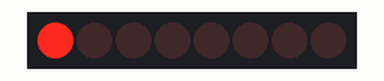
Bench run of a sketch on a simulated Arduino Uno, built with avr-gcc and run on an emulated ATmega328P. Parts: 8 shift-register outputs drawn as a row of LEDs (first output left, lit = HIGH). Wiring (from diagram.json): shift register (74HC595): data pin 2; shift clock pin 3; latch pin 4; row of LEDs: on Q0, Q1, Q2, Q3, Q4, Q5, Q6, Q7. Random numbers use the default seed unless the sketch sets one.

Above: at 0.05 s.
At 0.55 s:
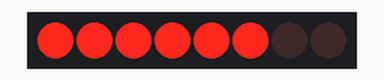
At 0.85 s:
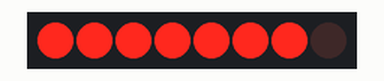
At 1.75 s:
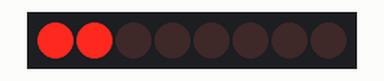
At 2.65 s:
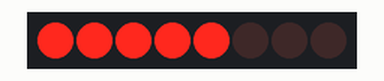
At 3.55 s:
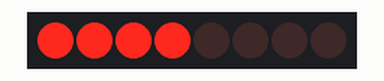
Timing chart, 0 to 3.9 s (numbered marks = the images above):
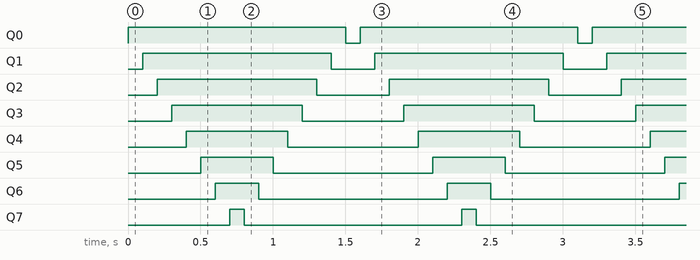

The sketch:

sketch.ino
```cpp
/*
SparkFun Inventor's Kit
Example sketch 14
SHIFT REGISTER
  Use a shift register to turn three pins into eight (or more!)
  outputs
  An integrated circuit ("IC"), or "chip", is a self-contained
  circuit built into a small plastic package. (If you look closely
  at your Arduino board you'll see a number of ICs.) There are
  thousands of different types of ICs available that you can use
  to perform many useful functions.
  The 74HC595 shift register in your kit is an IC that has eight
  digital outputs. To use these outputs, we'll use a new interface
  called SPI (Serial Peripheral Interface). It's like the TX and
  RX you're used to, but has an additional "clock" line that
  controls the speed of the data transfer. Many parts use SPI
  for communications, so the Arduino offers simple commands called
  shiftIn() and shiftOut() to access these parts.
  This IC lets you use three digital pins on your Arduino to
  control eight digital outputs on the chip. And if you need
  even more outputs, you can daisy-chain multiple shift registers
  together, allowing an almost unlimited number of outputs from
  the same three Arduino pins! See the shift register datasheet
  for details:

  http://www.sparkfun.com/datasheets/IC/SN74HC595.pdf

This sketch was written by SparkFun Electronics,
with lots of help from the Arduino community.
This code is completely free for any use.
Visit http://learn.sparkfun.com/products/2 for SIK information.
Visit http://www.arduino.cc to learn about the Arduino.
Version 2.0 6/2012 MDG
*/


// Pin definitions:
// The 74HC595 uses a type of serial connection called SPI
// (Serial Peripheral Interface) that requires three pins:

int datapin = 2;
int clockpin = 3;
int latchpin = 4;

// We'll also declare a global variable for the data we're
// sending to the shift register:

byte data = 0;


void setup()
{
  // Set the three SPI pins to be outputs:

  pinMode(datapin, OUTPUT);
  pinMode(clockpin, OUTPUT);
  pinMode(latchpin, OUTPUT);
}


void loop()
{

  // To try the different functions below, uncomment the one
  // you want to run, and comment out the remaining ones to
  // disable them from running.

  oneAfterAnother();      // All on, all off

  // oneOnAtATime();       // Scroll down the line

  // pingPong();           // Like above, but back and forth

  // randomLED();          // Blink random LEDs

  // marquee();

  // binaryCount();        // Bit patterns from 0 to 255
}


void shiftWrite(int desiredPin, boolean desiredState){

// This function lets you make the shift register outputs
// HIGH or LOW in exactly the same way that you use digitalWrite().

  bitWrite(data,desiredPin,desiredState); //Change desired bit to 0 or 1 in "data"

  // Now we'll actually send that data to the shift register.
  // The shiftOut() function does all the hard work of
  // manipulating the data and clock pins to move the data
  // into the shift register:

  shiftOut(datapin, clockpin, MSBFIRST, data); //Send "data" to the shift register

  //Toggle the latchPin to make "data" appear at the outputs
  digitalWrite(latchpin, HIGH);
  digitalWrite(latchpin, LOW);
}


void oneAfterAnother()
{
// This function will turn on all the LEDs, one-by-one,
// and then turn them off all off, one-by-one.

  int index;
  int delayTime = 100; // Time (milliseconds) to pause between LEDs
                       // Make this smaller for faster switching

  // Turn all the LEDs on
  for(index = 0; index <= 7; index++)
  {
    shiftWrite(index, HIGH);
    delay(delayTime);
  }

  // Turn all the LEDs off
  for(index = 7; index >= 0; index--)
  {
    shiftWrite(index, LOW);
    delay(delayTime);
  }
}


void oneOnAtATime()
{
// This function will turn the LEDs on and off, one-by-one.
  int index;
  int delayTime = 100; // Time (milliseconds) to pause between LEDs
                       // Make this smaller for faster switching

  // step through the LEDs, from 0 to 7

  for(index = 0; index <= 7; index++)
  {
    shiftWrite(index, HIGH);    // turn LED on
    delay(delayTime);       // pause to slow down the sequence
    shiftWrite(index, LOW); // turn LED off
  }
}

void pingPong()
{
// This function turns on the LEDs, one at a time, in both directions.
  int index;
  int delayTime = 100; // time (milliseconds) to pause between LEDs
                       // make this smaller for faster switching

  // step through the LEDs, from 0 to 7

  for(index = 0; index <= 7; index++)
  {
    shiftWrite(index, HIGH);    // turn LED on
    delay(delayTime);       // pause to slow down the sequence
    shiftWrite(index, LOW); // turn LED off
  }

  // step through the LEDs, from 7 to 0

  for(index = 7; index >= 0; index--)
  {
    shiftWrite(index, HIGH);    // turn LED on
    delay(delayTime);       // pause to slow down the sequence
    shiftWrite(index, LOW); // turn LED off
  }
}

void randomLED()
{
// This function will randomly turn on and off LEDs.
  int index;
  int delayTime = 100; // time (milliseconds) to pause between LEDs
                       // make this smaller for faster switching

  index = random(8);    // pick a random number between 0 and 7

  shiftWrite(index, HIGH);  // turn LED on
  delay(delayTime);     // pause to slow down the sequence
  shiftWrite(index, LOW);   // turn LED off
}

void marquee()
{
// This function will mimic "chase lights" like those around signs.
  int index;
  int delayTime = 200; // Time (milliseconds) to pause between LEDs
                       // Make this smaller for faster switching

  // Step through the first four LEDs
  // (We'll light up one in the lower 4 and one in the upper 4)

  for(index = 0; index <= 3; index++)
  {
    shiftWrite(index, HIGH);    // Turn a LED on
    shiftWrite(index+4, HIGH);  // Skip four, and turn that LED on
    delay(delayTime);       // Pause to slow down the sequence
    shiftWrite(index, LOW); // Turn both LEDs off
    shiftWrite(index+4, LOW);
  }
}


void binaryCount()
{
// This function creates a visual representation of the on/off pattern
// of bits in a byte.

  int delayTime = 1000; // time (milliseconds) to pause between LEDs
                        // make this smaller for faster switching

  // Send the data byte to the shift register:

  shiftOut(datapin, clockpin, MSBFIRST, data);

  // Toggle the latch pin to make the data appear at the outputs:

  digitalWrite(latchpin, HIGH);
  digitalWrite(latchpin, LOW);

  // Add one to data, and repeat!
  // (Because a byte type can only store numbers from 0 to 255,
  // if we add more than that, it will "roll around" back to 0
  // and start over).

  data++;

  // Delay so you can see what's going on:

  delay(delayTime);
}
```

Measured:
- by itself, Q0: alternates HIGH for 1.5 s and LOW for 0.10 s
- by itself, Q1: alternates HIGH for 1.3 s and LOW for 0.30 s
- by itself, Q2: alternates HIGH for 1.1 s and LOW for 0.50 s
- by itself, Q3: alternates HIGH for 0.90 s and LOW for 0.70 s
- by itself, Q4: alternates HIGH for 0.70 s and LOW for 0.90 s
- by itself, Q5: alternates HIGH for 0.50 s and LOW for 1.1 s
- by itself, Q6: alternates HIGH for 0.30 s and LOW for 1.3 s
- by itself, Q7: alternates HIGH for 0.10 s and LOW for 1.5 s
